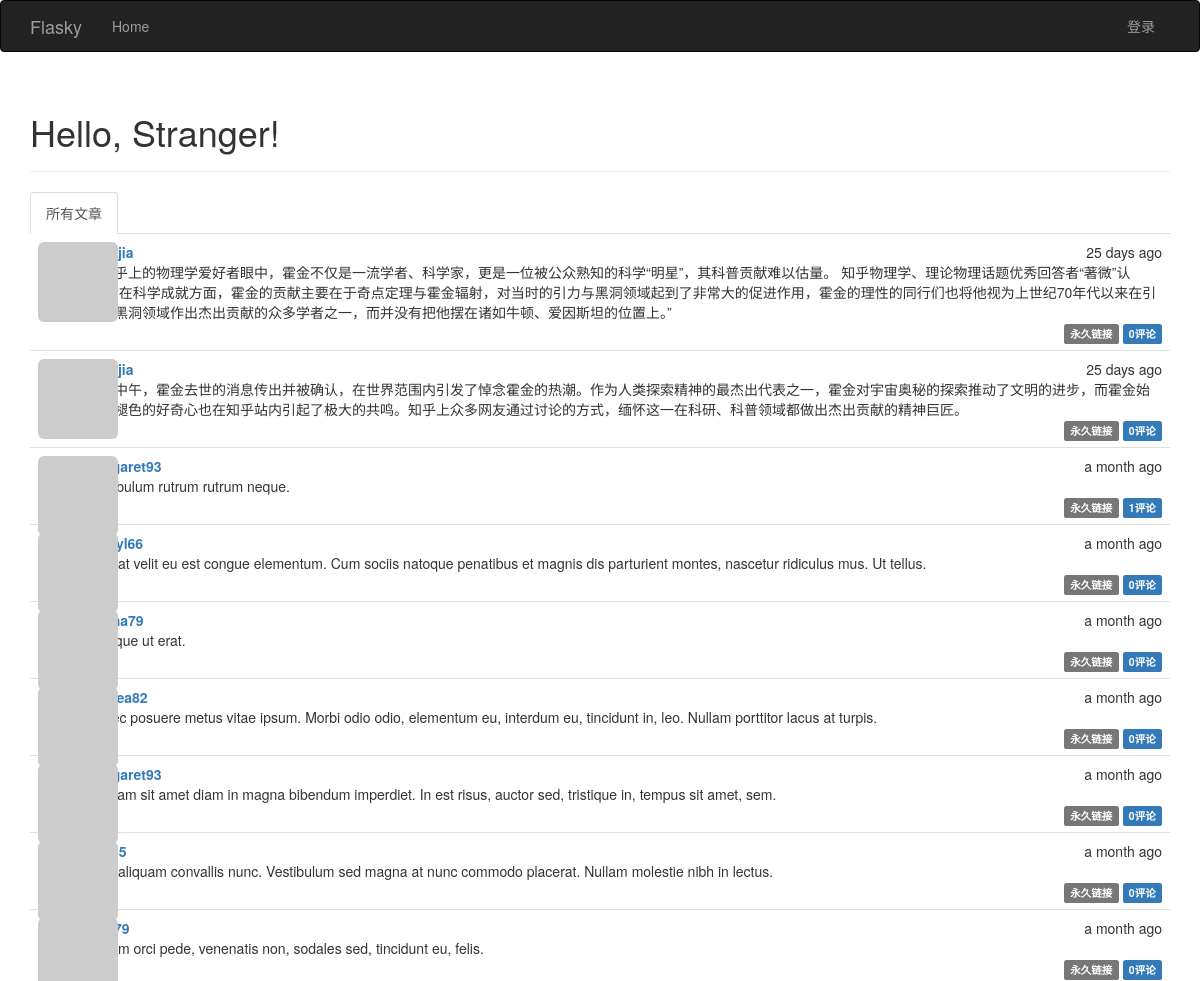
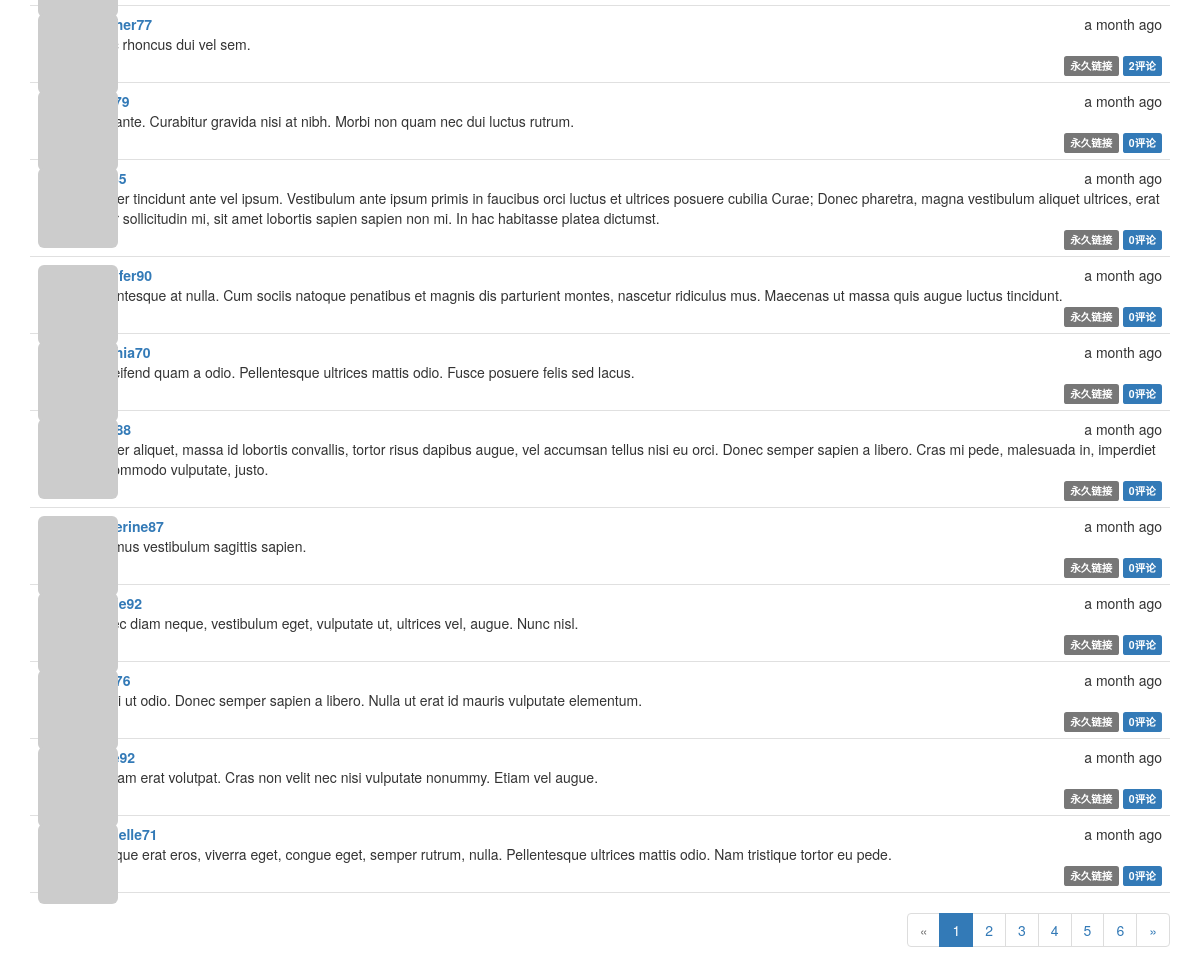
The page / on the database its author committed (2 pictures, top to bottom).
### app/models.py (models this page shows, shortened)
class Post(db.Model):
	__tablename__ = 'posts'
	id = db.Column(db.Integer, primary_key=True)
	body = db.Column(db.Text)
	body_html = db.Column(db.Text)
	timestamp = db.Column(db.DateTime, index=True, default=datetime.utcnow)
	author_id = db.Column(db.Integer, db.ForeignKey('users.id'))
	comments = db.relationship('Comment', backref='post', lazy='dynamic')

class User(UserMixin, db.Model):
	__tablename__ = 'users'
	id = db.Column(db.Integer, primary_key=True)
	username = db.Column(db.String(64), unique=True, index=True)
	role_id = db.Column(db.Integer, db.ForeignKey('roles.id'))
	password_hash = db.Column(db.String(128))
	email = db.Column(db.String(64), unique=True, index=True)
	confirmed = db.Column(db.Boolean, default=False)
	name = db.Column(db.String(64))
	location = db.Column(db.String(64))
	about_me = db.Column(db.Text())
	member_since = db.Column(db.DateTime(), default=datetime.utcnow)
	last_seen = db.Column(db.DateTime(), default=datetime.utcnow)
	avatar_hash = db.Column(db.String(32))
	posts = db.relationship('Post', backref='author', lazy='dynamic')
	followed = db.relationship('Follow',
								foreign_keys=[Follow.follower_id],
								backref=db.backref('follower', lazy='joined'),
								lazy='dynamic',
								cascade='all, delete-orphan')
	followers = db.relationship('Follow',
								foreign_keys=[Follow.followed_id],
								backref=db.backref('followed',lazy='joined'),
								lazy='dynamic',
								cascade='all, delete-orphan')
	comments = db.relationship('Comment', backref='author', lazy='dynamic')
	@property
	def password(self):
		raise AttributeError('password is not a readable attribute')
	def gravatar(self, size=100, default='identicon', rating='g'):
		url = 'https://secure.gravatar.com/avatar'
		hash = self.avatar_hash or self.gravatar_hash()
		return '{url}/{hash}?s={size}&d={default}&r={rating}'.format(url=url, hash=hash, size=size, default=default, rating=rating)

### app/main/views.py (the view)
@main.route('/', methods=['GET', 'POST'])
def index():
	form = PostForm()
	if current_user.can(Permission.WRITE) and form.validate_on_submit():
		post = Post(body=form.body.data, author=current_user._get_current_object())
		db.session.add(post)
		db.session.commit()
		return redirect(url_for('.index'))
	page = request.args.get('page', 1, type=int)
	show_followed = False
	if current_user.is_authenticated:
		show_followed = bool(request.cookies.get('show_followed', ''))
	if show_followed:
		query = current_user.followed_posts
	else:
		query = Post.query
	pagination = query.order_by(Post.timestamp.desc()).paginate(
		page, per_page=current_app.config['FLASKY_POSTS_PER_PAGE'],
		error_out=False)
	posts = pagination.items
	return render_template('index.html', form=form, posts=posts, pagination=pagination, show_followed=show_followed)

### app/auth/views.py (called while the page is built)
@auth.before_app_request
def before_request():
	if current_user.is_authenticated:
		current_user.ping()
		if not current_user.confirmed \
				and request.endpoint \
				and request.blueprint != 'auth' \
				and request.endpoint != 'static':
			return redirect(url_for('auth.unconfirmed'))

### app/main/__init__.py (called while the page is built)
@main.app_context_processor
def inject_permission():
	return dict(Permission=Permission)

### app/models.py (called while the page is built)
	def can(self, permissions):
		return False

	def is_administrator(self):
		return False

### app/templates/index.html (shortened to what this page needs)
{% extends "base.html" %}
{% import "bootstrap/wtf.html" as wtf %}
{% import '_macros.html' as macros %}
{% block page_content %}
<div class="page-header">
    <h1>Hello, {% if current_user.is_authenticated %}{{ current_user.username }}{% else %}Stranger{% endif %}!</h1>
</div>
<div class="post-tabs">
    <ul class="nav nav-tabs">
        <li {% if not show_followed %} class="active"{% endif %}>
            <a href="{{ url_for('.show_all') }}">所有文章</a>
        </li>
    </ul>
    {% include '_posts.html' %}
</div>
{% if pagination %}
    <div class="pagination">
        {{ macros.pagination_widget(pagination, '.index') }}
    </div>
{% endif %}
{% endblock %}

### app/templates/_posts.html (shortened to what this page needs)
<ul class="posts">
    {% for post in posts %}
    <li class="post">
        <div class="post-thumbnail">
            <a href="{{ url_for('.user', username=post.author.username) }}">
                <img class="img-rounded profile-thumbnail" src="{{ post.author.gravatar(size=40) }}">
            </a>
        </div>
        <div class="post-content">
            <div class="post-date">{{ moment(post.timestamp).fromNow() }}</div>
            <div class="post-author"><a href="{{ url_for('.user', username=post.author.username) }}">{{ post.author.username }}</a></div>
            <div class="post-body">
                {% if post.body_html %}
                    {{ post.body_html | safe }}
                {% else %}
                    {{ post.body }}
                {% endif %}
            </div>
            <div class="post-footer">
                <a href="{{ url_for('.post', id=post.id) }}">
                    <span class="label label-default">永久链接</span>
                </a>
                <a href="{{ url_for('.post', id=post.id) }}#comments">
                    <span class="label label-primary">{{ post.comments.count() }}评论</span>
                </a>
            </div>
        </div>
    </li>
    {% endfor %}
</ul>

### app/static/styles.css (style rules this page uses)
.profile-thumbnail { position: absolute; }
ul.posts { list-style-type: none; padding: 0px; margin: 16px 0px 0px 0px; border-top: 1px solid #e0e0e0; }
ul.posts li.post { padding: 8px; border-bottom: 1px solid #e0e0e0; }
div.post-date { float: right; }
div.post-author { font-weight: bold; }
div.post-thumbnail { position: absolute; }
div.post-content { margin-left: 48px; min-height: 48px; }
div.pagination { width: 100%; text-align: right; padding: 0px; margin: 0px; }
div.post-footer { text-align: right; }
div.post-tabs { margin-top: 16px; }
div.post-tabs ul.posts { margin: 0px; border-top: none; }

### rows shown on the page
Post: timestamp "25 days ago", body "在知乎上的物理学爱好者眼中，霍金不仅是一流学者、科学家，更是一位被公众熟知的科学“明星”，其科普贡献难以估量。 知乎物理学、理论物理话题优秀回答者“著微”认为：“在科学成就方面，霍金的贡献主要在于奇点定理与霍金辐射，对当时的引力与黑洞领域起到了非常大的促进作用，霍金的理性的同行们也将他视为上世纪70年代以来在引力和黑洞领域作出杰出贡献的众多学者之一，而并没有把他摆在诸如牛顿、爱因斯坦的位置上。”", comments.count "0"
Post: timestamp "25 days ago", body "今天中午，霍金去世的消息传出并被确认，在世界范围内引发了悼念霍金的热潮。作为人类探索精神的最杰出代表之一，霍金对宇宙奥秘的探索推动了文明的进步，而霍金始终未褪色的好奇心也在知乎站内引起了极大的共鸣。知乎上众多网友通过讨论的方式，缅怀这一在科研、科普领域都做出杰出贡献的精神巨匠。", comments.count "0"
Post: timestamp "a month ago", author.username "margaret93", body "Vestibulum rutrum rutrum neque.", comments.count "1"
Post: timestamp "a month ago", body "Duis at velit eu est congue elementum. Cum sociis natoque penatibus et magnis dis parturient montes, nascetur ridiculus mus. Ut tellus.", comments.count "0"
Post: timestamp "a month ago", body "Quisque ut erat.", comments.count "0"
Post: timestamp "a month ago", body "Donec posuere metus vitae ipsum. Morbi odio odio, elementum eu, interdum eu, tincidunt in, leo. Nullam porttitor lacus at turpis.", comments.count "0"
Post: timestamp "a month ago", author.username "margaret93", body "Aliquam sit amet diam in magna bibendum imperdiet. In est risus, auctor sed, tristique in, tempus sit amet, sem.", comments.count "0"
Post: timestamp "a month ago", body "Duis aliquam convallis nunc. Vestibulum sed magna at nunc commodo placerat. Nullam molestie nibh in lectus.", comments.count "0"
Post: timestamp "a month ago", body "Nullam orci pede, venenatis non, sodales sed, tincidunt eu, felis.", comments.count "0"
Post: timestamp "a month ago", author.username "heather77", body "Nunc rhoncus dui vel sem.", comments.count "2"
Post: timestamp "a month ago", body "Sed ante. Curabitur gravida nisi at nibh. Morbi non quam nec dui luctus rutrum.", comments.count "0"
Post: timestamp "a month ago", body "Integer tincidunt ante vel ipsum. Vestibulum ante ipsum primis in faucibus orci luctus et ultrices posuere cubilia Curae; Donec pharetra, magna vestibulum aliquet ultrices, erat tortor sollicitudin mi, sit amet lobortis sapien sapien non mi. In hac habitasse platea dictumst.", comments.count "0"
Post: timestamp "a month ago", author.username "jennifer90", body "Pellentesque at nulla. Cum sociis natoque penatibus et magnis dis parturient montes, nascetur ridiculus mus. Maecenas ut massa quis augue luctus tincidunt.", comments.count "0"
Post: timestamp "a month ago", author.username "cynthia70", body "In eleifend quam a odio. Pellentesque ultrices mattis odio. Fusce posuere felis sed lacus.", comments.count "0"
Post: timestamp "a month ago", body "Integer aliquet, massa id lobortis convallis, tortor risus dapibus augue, vel accumsan tellus nisi eu orci. Donec semper sapien a libero. Cras mi pede, malesuada in, imperdiet et, commodo vulputate, justo.", comments.count "0"
Post: timestamp "a month ago", author.username "catherine87", body "Vivamus vestibulum sagittis sapien.", comments.count "0"
Post: timestamp "a month ago", body "Donec diam neque, vestibulum eget, vulputate ut, ultrices vel, augue. Nunc nisl.", comments.count "0"
Post: timestamp "a month ago", body "Morbi ut odio. Donec semper sapien a libero. Nulla ut erat id mauris vulputate elementum.", comments.count "0"
Post: timestamp "a month ago", body "Aliquam erat volutpat. Cras non velit nec nisi vulputate nonummy. Etiam vel augue.", comments.count "0"
Post: timestamp "a month ago", author.username "michelle71", body "Quisque erat eros, viverra eget, congue eget, semper rutrum, nulla. Pellentesque ultrices mattis odio. Nam tristique tortor eu pede.", comments.count "0"

### other values the page prints
{{ p }} "1"
{{ p }} "2" "3" "4" "5" "6"
